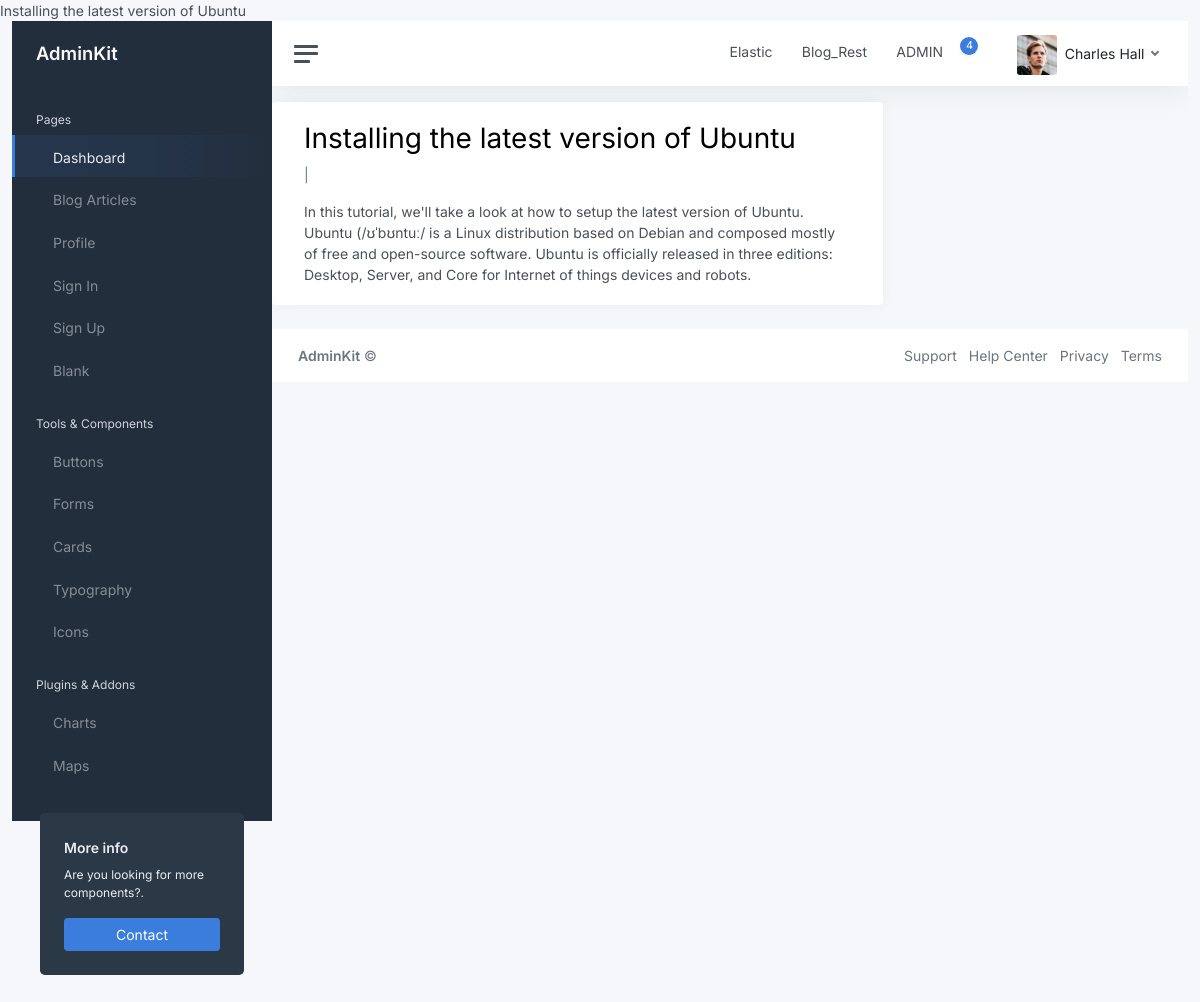
Page /blog_article_detail/4/ on the earlier database version.
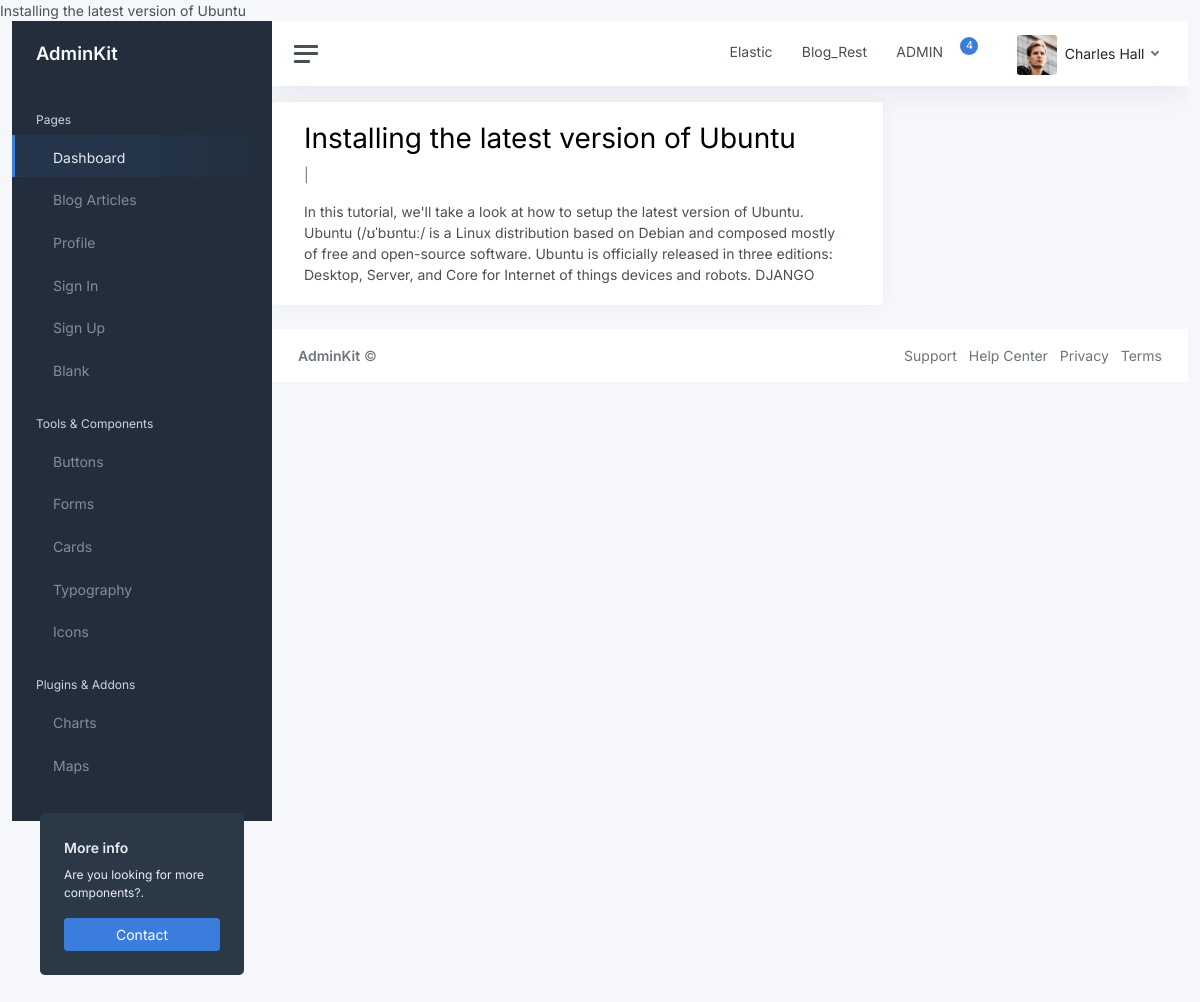
Same page on the later database version.
### blog/models.py (models this page shows, shortened)
class Article(models.Model):
    title = models.CharField(max_length=256)
    author = models.ForeignKey(to=User, on_delete=models.CASCADE)
    type = models.CharField(max_length=2, choices=ARTICLE_TYPES, default='UN')
    categories = models.ManyToManyField(to=Category, blank=True, related_name='categories')
    content = models.TextField()
    created_datetime = models.DateTimeField(auto_now_add=True)
    updated_datetime = models.DateTimeField(auto_now=True)

### landing/views.py (the view)
# urls.py: path('blog_article_detail/<int:pk>/', views.blog_article_details.as_view(), name='blog_article_detail'),
class blog_article_details(generic.DetailView):
    model = Article
    template_name = 'landing/blog_article_detail.html'

### landing/templates/landing/blog_article_detail.html (shortened to what this page needs)
{% extends 'base.html' %}
{% block content %}
<div class="container">
  <div class="row">
    <div class="col-md-8 card mb-4  mt-3 left  top">
      <div class="card-body">
        <h1>{% block title %} {{ object.title }} {% endblock title %}</h1>
        <p class=" text-muted">{{ post.author }} | {{ post.created_datetime }}</p>
        <p class="card-text ">{{ object.content | safe }}</p>
      </div>
    </div>
  </div>
</div>
{% endblock content %}

Differences in the rows shown:
changed Article "Installing the latest version of Ubuntu": content "…things devices and robots." → "…things devices and robots. DJANGO"
